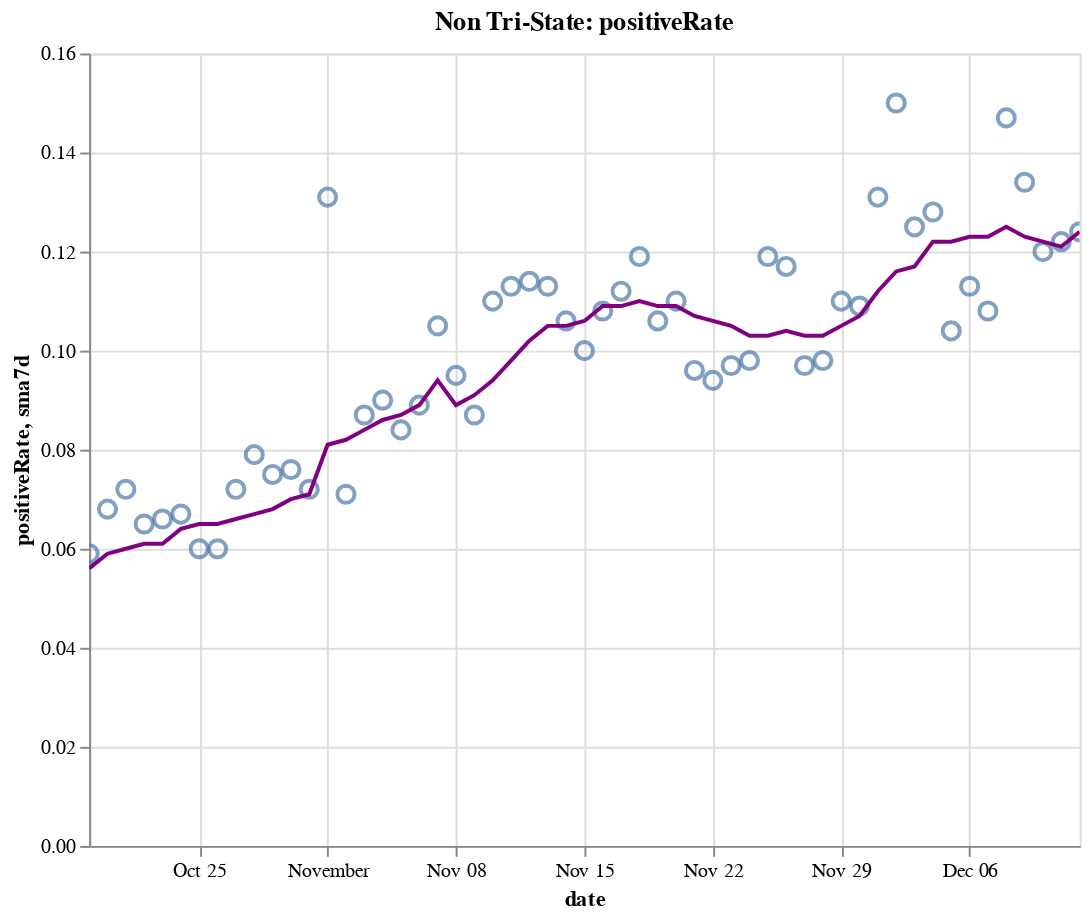

The code cell stored with this chart in its notebook:
### Code cell
create_plot(non_tristate, 'positiveRate')

### Figure 1 — Vega-Lite specification as saved in the notebook (floating-point values rounded to 4 significant figures)
{"config": {"view": {"continuousWidth": 400, "continuousHeight": 300}}, "layer": [{"layer": [{"mark": {"type": "point", "size": 75}, "encoding": {"tooltip": [{"type": "temporal", "field": "date"}, {"type": "quantitative", "field": "positiveRate"}, {"type": "quantitative", "field": "sma7d"}], "x": {"type": "temporal", "field": "date"}, "y": {"type": "quantitative", "field": "positiveRate"}}, "selection": {"selector016": {"type": "interval", "bind": "scales", "encodings": ["x", "y"]}}}, {"mark": {"type": "line", "color": "purple"}, "encoding": {"x": {"type": "temporal", "field": "date"}, "y": {"type": "quantitative", "field": "sma7d"}}}]}, {"mark": {"type": "rule", "color": "#aaa"}, "encoding": {"x": {"type": "temporal", "field": "date"}}, "transform": [{"filter": {"selection": "selector015"}}]}, {"mark": "circle", "encoding": {"opacity": {"condition": {"value": 1, "selection": "selector015"}, "value": 0}, "tooltip": [{"type": "temporal", "field": "date"}, {"type": "quantitative", "field": "positiveRate"}, {"type": "quantitative", "field": "sma7d"}], "x": {"type": "temporal", "field": "date"}, "y": {"type": "quantitative", "field": "positiveRate"}}, "selection": {"selector015": {"type": "single", "encodings": ["x"], "on": "mouseover", "nearest": true, "empty": "none"}}}, {"mark": {"type": "text", "align": "left", "dx": 5, "dy": -5, "stroke": "white", "strokeWidth": 2}, "encoding": {"text": {"type": "quantitative", "field": "positiveRate"}, "tooltip": [{"type": "temporal", "field": "date"}, {"type": "quantitative", "field": "positiveRate"}, {"type": "quantitative", "field": "sma7d"}], "x": {"type": "temporal", "field": "date"}, "y": {"type": "quantitative", "field": "positiveRate"}}, "transform": [{"filter": {"selection": "selector015"}}]}, {"mark": {"type": "text", "align": "left", "dx": 5, "dy": -5}, "encoding": {"text": {"type": "quantitative", "field": "positiveRate"}, "tooltip": [{"type": "temporal", "field": "date"}, {"type": "quantitative", "field": "positiveRate"}, {"type": "quantitative", "field": "sma7d"}], "x": {"type": "temporal", "field": "date"}, "y": {"type": "quantitative", "field": "positiveRate"}}, "transform": [{"filter": {"selection": "selector015"}}]}], "data": {"name": "data-b1d5fb76c078e5e808880b223ecba855"}, "height": 400, "title": "Non Tri-State: positiveRate", "width": 500, "$schema": "https://vega.github.io/schema/vega-lite/v4.8.1.json", "datasets": {"data-b1d5fb76c078e5e808880b223ecba855": [{"date": "2020-10-19T00:00:00", "totalTestResultsIncrease": 907400.0, "positiveIncrease": 53730.0, "death": 165700.0, "deathIncrease": 421.0, "positiveRate": 0.059, "state": "Non Tri-State", "sma7d": 0.056}, {"date": "2020-10-20T00:00:00", "totalTestResultsIncrease": 855300.0, "positiveIncrease": 57950.0, "death": 166500.0, "deathIncrease": 799.0, "positiveRate": 0.068, "state": "Non Tri-State", "sma7d": 0.059}, {"date": "2020-10-21T00:00:00", "totalTestResultsIncrease": 796500.0, "positiveIncrease": 57510.0, "death": 167500.0, "deathIncrease": 992.0, "positiveRate": 0.072, "state": "Non Tri-State", "sma7d": 0.06}, {"date": "2020-10-22T00:00:00", "totalTestResultsIncrease": 1065000.0, "positiveIncrease": 69710.0, "death": 168500.0, "deathIncrease": 1091.0, "positiveRate": 0.065, "state": "Non Tri-State", "sma7d": 0.061}, {"date": "2020-10-23T00:00:00", "totalTestResultsIncrease": 1199000.0, "positiveIncrease": 78980.0, "death": 169500.0, "deathIncrease": 912.0, "positiveRate": 0.066, "state": "Non Tri-State", "sma7d": 0.061}, {"date": "2020-10-24T00:00:00", "totalTestResultsIncrease": 1183000.0, "positiveIncrease": 79350.0, "death": 170300.0, "deathIncrease": 876.0, "positiveRate": 0.067, "state": "Non Tri-State", "sma7d": 0.064}, {"date": "2020-10-25T00:00:00", "totalTestResultsIncrease": 1030000.0, "positiveIncrease": 62140.0, "death": 170700.0, "deathIncrease": 371.0, "positiveRate": 0.06, "state": "Non Tri-State", "sma7d": 0.065}, {"date": "2020-10-26T00:00:00", "totalTestResultsIncrease": 971300.0, "positiveIncrease": 58080.0, "death": 171100.0, "deathIncrease": 368.0, "positiveRate": 0.06, "state": "Non Tri-State", "sma7d": 0.065}, {"date": "2020-10-27T00:00:00", "totalTestResultsIncrease": 943200.0, "positiveIncrease": 67920.0, "death": 172000.0, "deathIncrease": 893.0, "positiveRate": 0.072, "state": "Non Tri-State", "sma7d": 0.066}, {"date": "2020-10-28T00:00:00", "totalTestResultsIncrease": 945800.0, "positiveIncrease": 74610.0, "death": 173000.0, "deathIncrease": 1003.0, "positiveRate": 0.079, "state": "Non Tri-State", "sma7d": 0.067}, {"date": "2020-10-29T00:00:00", "totalTestResultsIncrease": 1115000.0, "positiveIncrease": 83360.0, "death": 174000.0, "deathIncrease": 1023.0, "positiveRate": 0.075, "state": "Non Tri-State", "sma7d": 0.068}, {"date": "2020-10-30T00:00:00", "totalTestResultsIncrease": 1209000.0, "positiveIncrease": 92270.0, "death": 174900.0, "deathIncrease": 921.0, "positiveRate": 0.076, "state": "Non Tri-State", "sma7d": 0.07}, {"date": "2020-10-31T00:00:00", "totalTestResultsIncrease": 1204000.0, "positiveIncrease": 87200.0, "death": 175900.0, "deathIncrease": 956.0, "positiveRate": 0.072, "state": "Non Tri-State", "sma7d": 0.071}, {"date": "2020-11-01T00:00:00", "totalTestResultsIncrease": 1052000.0, "positiveIncrease": 137300.0, "death": 176200.0, "deathIncrease": 377.0, "positiveRate": 0.131, "state": "Non Tri-State", "sma7d": 0.081}, {"date": "2020-11-02T00:00:00", "totalTestResultsIncrease": 1098000.0, "positiveIncrease": 77440.0, "death": 176700.0, "deathIncrease": 446.0, "positiveRate": 0.071, "state": "Non Tri-State", "sma7d": 0.082}, {"date": "2020-11-03T00:00:00", "totalTestResultsIncrease": 989600.0, "positiveIncrease": 85720.0, "death": 178200.0, "deathIncrease": 1492.0, "positiveRate": 0.087, "state": "Non Tri-State", "sma7d": 0.084}, {"date": "2020-11-04T00:00:00", "totalTestResultsIncrease": 1087000.0, "positiveIncrease": 97480.0, "death": 179300.0, "deathIncrease": 1077.0, "positiveRate": 0.09, "state": "Non Tri-State", "sma7d": 0.086}, {"date": "2020-11-05T00:00:00", "totalTestResultsIncrease": 1330000.0, "positiveIncrease": 111400.0, "death": 180400.0, "deathIncrease": 1108.0, "positiveRate": 0.084, "state": "Non Tri-State", "sma7d": 0.087}, {"date": "2020-11-06T00:00:00", "totalTestResultsIncrease": 1359000.0, "positiveIncrease": 121100.0, "death": 181500.0, "deathIncrease": 1140.0, "positiveRate": 0.089, "state": "Non Tri-State", "sma7d": 0.089}, {"date": "2020-11-07T00:00:00", "totalTestResultsIncrease": 1176000.0, "positiveIncrease": 124000.0, "death": 182600.0, "deathIncrease": 1105.0, "positiveRate": 0.105, "state": "Non Tri-State", "sma7d": 0.094}, {"date": "2020-11-08T00:00:00", "totalTestResultsIncrease": 1120000.0, "positiveIncrease": 106100.0, "death": 183100.0, "deathIncrease": 478.0, "positiveRate": 0.095, "state": "Non Tri-State", "sma7d": 0.089}, {"date": "2020-11-09T00:00:00", "totalTestResultsIncrease": 1252000.0, "positiveIncrease": 109000.0, "death": 183600.0, "deathIncrease": 516.0, "positiveRate": 0.087, "state": "Non Tri-State", "sma7d": 0.091}, {"date": "2020-11-10T00:00:00", "totalTestResultsIncrease": 1127000.0, "positiveIncrease": 123700.0, "death": 184900.0, "deathIncrease": 1295.0, "positiveRate": 0.11, "state": "Non Tri-State", "sma7d": 0.094}, {"date": "2020-11-11T00:00:00", "totalTestResultsIncrease": 1214000.0, "positiveIncrease": 137300.0, "death": 186400.0, "deathIncrease": 1534.0, "positiveRate": 0.113, "state": "Non Tri-State", "sma7d": 0.098}, {"date": "2020-11-12T00:00:00", "totalTestResultsIncrease": 1273000.0, "positiveIncrease": 144700.0, "death": 187500.0, "deathIncrease": 1053.0, "positiveRate": 0.114, "state": "Non Tri-State", "sma7d": 0.102}, {"date": "2020-11-13T00:00:00", "totalTestResultsIncrease": 1442000.0, "positiveIncrease": 162900.0, "death": 188700.0, "deathIncrease": 1242.0, "positiveRate": 0.113, "state": "Non Tri-State", "sma7d": 0.105}, {"date": "2020-11-14T00:00:00", "totalTestResultsIncrease": 1466000.0, "positiveIncrease": 156100.0, "death": 190000.0, "deathIncrease": 1302.0, "positiveRate": 0.106, "state": "Non Tri-State", "sma7d": 0.105}, {"date": "2020-11-15T00:00:00", "totalTestResultsIncrease": 1372000.0, "positiveIncrease": 137600.0, "death": 190700.0, "deathIncrease": 660.0, "positiveRate": 0.1, "state": "Non Tri-State", "sma7d": 0.106}, {"date": "2020-11-16T00:00:00", "totalTestResultsIncrease": 1286000.0, "positiveIncrease": 139200.0, "death": 191200.0, "deathIncrease": 547.0, "positiveRate": 0.108, "state": "Non Tri-State", "sma7d": 0.109}, {"date": "2020-11-17T00:00:00", "totalTestResultsIncrease": 1323000.0, "positiveIncrease": 148000.0, "death": 192700.0, "deathIncrease": 1482.0, "positiveRate": 0.112, "state": "Non Tri-State", "sma7d": 0.109}, {"date": "2020-11-18T00:00:00", "totalTestResultsIncrease": 1305000.0, "positiveIncrease": 154800.0, "death": 194500.0, "deathIncrease": 1796.0, "positiveRate": 0.119, "state": "Non Tri-State", "sma7d": 0.11}, {"date": "2020-11-19T00:00:00", "totalTestResultsIncrease": 1631000.0, "positiveIncrease": 172800.0, "death": 196400.0, "deathIncrease": 1933.0, "positiveRate": 0.106, "state": "Non Tri-State", "sma7d": 0.109}, {"date": "2020-11-20T00:00:00", "totalTestResultsIncrease": 1675000.0, "positiveIncrease": 183600.0, "death": 198300.0, "deathIncrease": 1813.0, "positiveRate": 0.11, "state": "Non Tri-State", "sma7d": 0.109}, {"date": "2020-11-21T00:00:00", "totalTestResultsIncrease": 1791000.0, "positiveIncrease": 171200.0, "death": 199700.0, "deathIncrease": 1486.0, "positiveRate": 0.096, "state": "Non Tri-State", "sma7d": 0.107}, {"date": "2020-11-22T00:00:00", "totalTestResultsIncrease": 1510000.0, "positiveIncrease": 142500.0, "death": 200600.0, "deathIncrease": 871.0, "positiveRate": 0.094, "state": "Non Tri-State", "sma7d": 0.106}, {"date": "2020-11-23T00:00:00", "totalTestResultsIncrease": 1417000.0, "positiveIncrease": 137100.0, "death": 201400.0, "deathIncrease": 771.0, "positiveRate": 0.097, "state": "Non Tri-State", "sma7d": 0.105}, {"date": "2020-11-24T00:00:00", "totalTestResultsIncrease": 1625000.0, "positiveIncrease": 159600.0, "death": 203400.0, "deathIncrease": 1998.0, "positiveRate": 0.098, "state": "Non Tri-State", "sma7d": 0.103}, {"date": "2020-11-25T00:00:00", "totalTestResultsIncrease": 1470000.0, "positiveIncrease": 174800.0, "death": 205500.0, "deathIncrease": 2127.0, "positiveRate": 0.119, "state": "Non Tri-State", "sma7d": 0.103}, {"date": "2020-11-26T00:00:00", "totalTestResultsIncrease": 998200.0, "positiveIncrease": 117000.0, "death": 206800.0, "deathIncrease": 1281.0, "positiveRate": 0.117, "state": "Non Tri-State", "sma7d": 0.104}, {"date": "2020-11-27T00:00:00", "totalTestResultsIncrease": 1837000.0, "positiveIncrease": 178500.0, "death": 208100.0, "deathIncrease": 1301.0, "positiveRate": 0.097, "state": "Non Tri-State", "sma7d": 0.103}, {"date": "2020-11-28T00:00:00", "totalTestResultsIncrease": 1480000.0, "positiveIncrease": 145000.0, "death": 209300.0, "deathIncrease": 1184.0, "positiveRate": 0.098, "state": "Non Tri-State", "sma7d": 0.103}, {"date": "2020-11-29T00:00:00", "totalTestResultsIncrease": 1138000.0, "positiveIncrease": 125500.0, "death": 210000.0, "deathIncrease": 752.0, "positiveRate": 0.11, "state": "Non Tri-State", "sma7d": 0.105}, {"date": "2020-11-30T00:00:00", "totalTestResultsIncrease": 1225000.0, "positiveIncrease": 133800.0, "death": 210900.0, "deathIncrease": 904.0, "positiveRate": 0.109, "state": "Non Tri-State", "sma7d": 0.107}, {"date": "2020-12-01T00:00:00", "totalTestResultsIncrease": 1271000.0, "positiveIncrease": 165900.0, "death": 213300.0, "deathIncrease": 2327.0, "positiveRate": 0.131, "state": "Non Tri-State", "sma7d": 0.112}, {"date": "2020-12-02T00:00:00", "totalTestResultsIncrease": 1222000.0, "positiveIncrease": 182700.0, "death": 215900.0, "deathIncrease": 2618.0, "positiveRate": 0.15, "state": "Non Tri-State", "sma7d": 0.116}, {"date": "2020-12-03T00:00:00", "totalTestResultsIncrease": 1552000.0, "positiveIncrease": 194000.0, "death": 218600.0, "deathIncrease": 2675.0, "positiveRate": 0.125, "state": "Non Tri-State", "sma7d": 0.117}, {"date": "2020-12-04T00:00:00", "totalTestResultsIncrease": 1642000.0, "positiveIncrease": 209500.0, "death": 221000.0, "deathIncrease": 2430.0, "positiveRate": 0.128, "state": "Non Tri-State", "sma7d": 0.122}, {"date": "2020-12-05T00:00:00", "totalTestResultsIncrease": 1921000.0, "positiveIncrease": 199300.0, "death": 223300.0, "deathIncrease": 2357.0, "positiveRate": 0.104, "state": "Non Tri-State", "sma7d": 0.122}, {"date": "2020-12-06T00:00:00", "totalTestResultsIncrease": 1451000.0, "positiveIncrease": 163900.0, "death": 224400.0, "deathIncrease": 1070.0, "positiveRate": 0.113, "state": "Non Tri-State", "sma7d": 0.123}, {"date": "2020-12-07T00:00:00", "totalTestResultsIncrease": 1494000.0, "positiveIncrease": 161800.0, "death": 225500.0, "deathIncrease": 1121.0, "positiveRate": 0.108, "state": "Non Tri-State", "sma7d": 0.123}, {"date": "2020-12-08T00:00:00", "totalTestResultsIncrease": 1384000.0, "positiveIncrease": 203700.0, "death": 228000.0, "deathIncrease": 2514.0, "positiveRate": 0.147, "state": "Non Tri-State", "sma7d": 0.125}, {"date": "2020-12-09T00:00:00", "totalTestResultsIncrease": 1460000.0, "positiveIncrease": 196100.0, "death": 231000.0, "deathIncrease": 2914.0, "positiveRate": 0.134, "state": "Non Tri-State", "sma7d": 0.123}, {"date": "2020-12-10T00:00:00", "totalTestResultsIncrease": 1674000.0, "positiveIncrease": 200800.0, "death": 233900.0, "deathIncrease": 2913.0, "positiveRate": 0.12, "state": "Non Tri-State", "sma7d": 0.122}, {"date": "2020-12-11T00:00:00", "totalTestResultsIncrease": 1781000.0, "positiveIncrease": 216800.0, "death": 236400.0, "deathIncrease": 2570.0, "positiveRate": 0.122, "state": "Non Tri-State", "sma7d": 0.121}, {"date": "2020-12-12T00:00:00", "totalTestResultsIncrease": 1657000.0, "positiveIncrease": 206000.0, "death": 238800.0, "deathIncrease": 2319.0, "positiveRate": 0.124, "state": "Non Tri-State", "sma7d": 0.124}]}}
